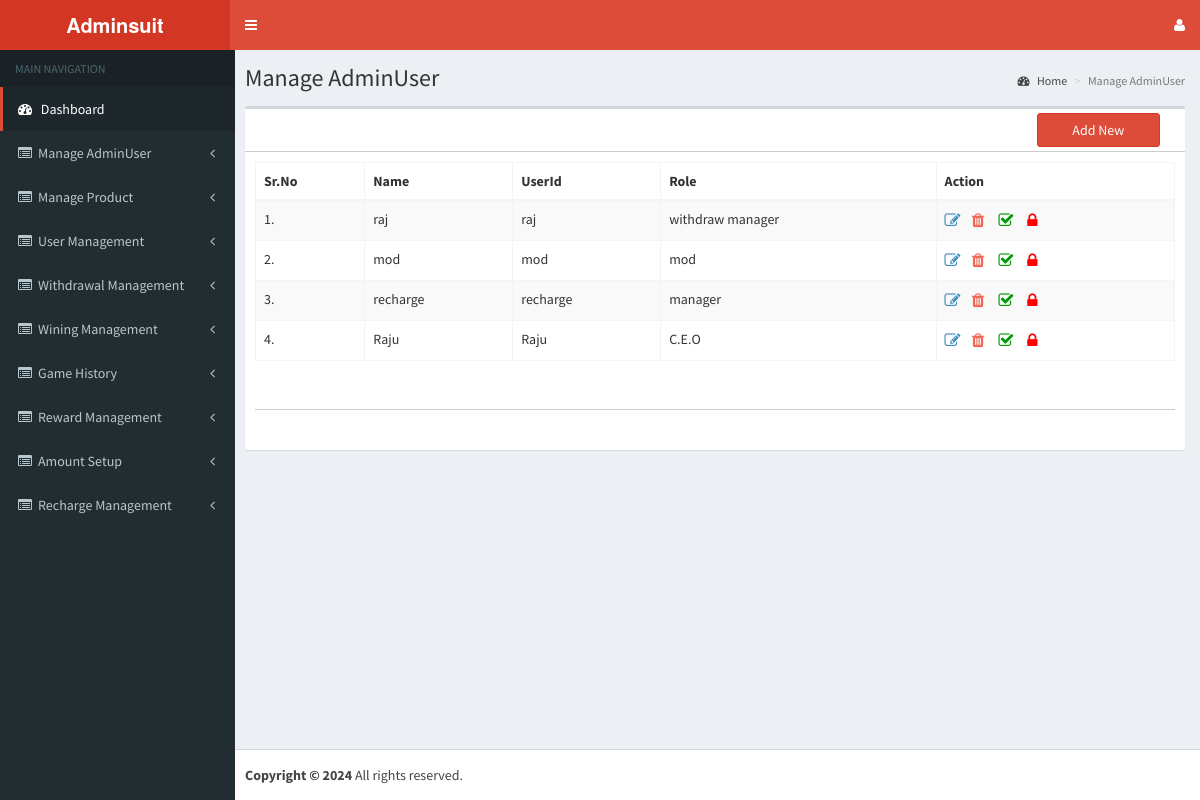
/admin/manage_adminuser.php (signed in), run on the app's committed database.
### tables this page shows
CREATE TABLE `services` (
  `id` int(11) NOT NULL,
  `services` varchar(255) NOT NULL,
  `url` varchar(255) NOT NULL,
  `status` varchar(255) NOT NULL
);

CREATE TABLE `role` (
  `id` int(11) NOT NULL,
  `role` varchar(255) NOT NULL,
  `created_date` timestamp NOT NULL DEFAULT current_timestamp(),
  `status` smallint(6) NOT NULL
);

### admin/include/connection.php (called while the page is built, shortened)
<?php
function encryptor($action, $string) {
  $output = false;
  $encrypt_method = "AES-256-CBC";
  $secret_key = 'muni';
  $secret_iv = 'muni123';
  $key = hash('sha256', $secret_key);
  $iv = substr(hash('sha256', $secret_iv), 0, 16);
  if( $action == 'encrypt' ) {
    $output = openssl_encrypt($string, $encrypt_method, $key, 0, $iv);
    $output = base64_encode($output);
  }
  else if( $action == 'decrypt' ){
    $output = openssl_decrypt(base64_decode($string), $encrypt_method, $key, 0, $iv);
  }
  return $output;
}
                                                                                            ?>

### admin/manage_adminuser.php (the view, shortened to what this page needs)
<!DOCTYPE html>
<html>
<head>
  <link rel="stylesheet" href="bootstrap/css/bootstrap.min.css">
  <link rel="stylesheet" href="css/font-awesome.min.css">
  <link rel="stylesheet" href="css/ionicons.min.css">
  <link rel="stylesheet" href="dist/css/AdminLTE.min.css">
  <link rel="stylesheet" href="dist/css/skins/_all-skins.min.css">
  <link rel="stylesheet" href="plugins/iCheck/flat/blue.css">
  <link rel="stylesheet" href="plugins/morris/morris.css">
  <link rel="stylesheet" href="plugins/jvectormap/jquery-jvectormap-1.2.2.css">
  <link rel="stylesheet" href="plugins/datepicker/datepicker3.css">
  <link rel="stylesheet" href="plugins/daterangepicker/daterangepicker-bs3.css">
  <link rel="stylesheet" href="plugins/bootstrap-wysihtml5/bootstrap3-wysihtml5.min.css">
<link rel="stylesheet" href="plugins/datatables/dataTables.bootstrap.css">
<link rel="stylesheet" href="plugins/select2/select2.min.css">
<link rel="stylesheet" href="plugins/iCheck/all.css">
     <link rel="stylesheet" href="css/app.css" id="maincss">
</head>
<body class="hold-transition skin-red sidebar-mini">
<div class="wrapper">
<?php include ("include/connection.php");?>
<?php include ("include/header.inc.php");?>
 <?php include ("include/navigation.inc.php");?>
  <div class="content-wrapper">
    <section class="content-header">
      <h1>Manage AdminUser</h1>
      <ol class="breadcrumb">
        <li><a href="desktop.php"><i class="fa fa-dashboard"></i> Home</a></li>
        <li class="active">Manage AdminUser</li>
      </ol>
    </section>
    <section class="content">
      <div class="row">
        <div class="col-xs-12">
          <div class="box">
            <div class="box-header box-header2">
             <div class="col-sm-10">
         </div>
              <div class="col-sm-2">
              <div class="pull-right-btn">
       <a href="add_AdminUser.php" class="btn btn-block btn-danger">Add New</a>
       </div>
       </div>
            </div>
            <div class="box-body">
            <form id="formID" name="formID" method="post" action="#" enctype="multipart/form-data">
              <table id="example1" class="table table-bordered table-striped">
                <thead>
                <tr>
                <th>Sr.No</th>
                  <th >Name</th>
                  <th>UserId</th>
                  <th>Role</th>
                  <th>Action</th>
                </tr>
                </thead>
                <tbody>
     <?php
  $Query=mysqli_query($con,"select * from `tbl_admin` order by id desc");
  $i=0;
  while($row=mysqli_fetch_array($Query)){$i++;
   ?>
                <tr>
                  <td><?php echo $i;?>.</td>
                  <td><?php echo @$row["name"]; ?></td>
              <td><?php echo @$row["admin_name"]; ?></td>
                 <td><?php
			   $role = mysqli_query($con,"SELECT * FROM `role` where `id`='".$row["role"]."'");
			   $row_role = mysqli_fetch_array( $role );
			  echo @$row_role["role"]; ?></td>
                   <td>
                   <?php
				   if(@$row["admin_name"]=='admin'){?> <?php }else{
				   ?>
                 <a href="add_AdminUser.php?id=<?php echo encryptor('encrypt', $row['id']); ?>" class="update-person" title="Edit"><i class="fa fa-edit" style="font-size:16px;"></i></a>&nbsp;&nbsp;&nbsp;
      <a href="javascript:void(0);" onClick="delete_row(<?php echo $row['id']; ?>)" class="update-person" style="color:#f56954; font-size:16px;" title="Delete"><i class="fa fa-trash"></i></a>
      <?php
	  if($row['status']==1){
	  ?>
      <a href="javascript:void(0);" onClick="Respond(<?php echo $row['id']; ?>)" class="update-person" style="color:#090; font-size:16px;" title="Active"><i class="fa fa-check-square-o"></i></a>
      <?php } else if($row['status']==0){?>
      &nbsp;&nbsp;&nbsp;
      <a href="javascript:void(0);" onClick="UnRespond(<?php echo $row['id']; ?>)" class="update-person" style="color:#f00; font-size:16px;" title="Inactive"><i class="fa fa-square-o"></i></a>
      <?php }}?>
  &nbsp;&nbsp;&nbsp; <a href="javascript:void(0);" onClick="resetpassword(<?php echo $row['id'];?>)" class="update-person" style="color:#f00; font-size:16px;" title="Reset Password"><i class="fa fa-lock"></i></a>
      </td>
                </tr>
        <?php }?>
                </tbody>
              </table>
              <div class="box-header box-header2" style="margin-bottom: 10px;">&nbsp; </div>
<div class="row">
<div class="col-sm-10"></div>
              <div class="col-sm-2">
            </div>
              </div>
              </form>
            </div>
          </div>
        </div>
      </div>
    </section>
  </div>
<?php include("include/footer.inc.php");?></div>
</body>
</html>

### admin/include/navigation.inc.php (shortened to what this page needs)
<aside class="main-sidebar">
  <section class="sidebar">
  <ul class="sidebar-menu">
    <li class="header">MAIN NAVIGATION</li>
    <?php $session_role=$_SESSION['role_id'];
    $url = basename($_SERVER['PHP_SELF']) . '';
    $chkurl=mysqli_query($con,"select `id`,`p_id` from `child_menu` where `url`='".$url."' and `status`='1'");
    $chkurl_result=mysqli_fetch_array($chkurl);
    $chk= $chkurl_result['p_id'];
    $valurl=mysqli_query($con,"SELECT * FROM `task` where `role_id`='".$session_role."' And task  like '%$chk%' and `status`='1'");
    $val_row=mysqli_num_rows($valurl);
    if($val_row=='0'){
      session_start();
      session_unset();
      session_destroy();
      header("location:index.php?msg1=notauthorized");
    }else{
      $task=mysqli_query($con,"select * from `task` where `role_id`='".$session_role."' and `status`='1'");
      $task_result=mysqli_fetch_array($task);
      $taskid=$task_result['task'];
      $parent=mysqli_query($con,"Select * from `services` where id in($taskid) And `status`='1'");
      while(@$parent_array=mysqli_fetch_array($parent)){
        if($parent_array['url']=='desktop.php'){
          ?>
          <li class="active treeview"> <a href="<?php echo $parent_array['url']; ?>"> <i class="fa fa-dashboard"></i> <span><?php echo $parent_array['services']; ?></span> </a></li>
        <?php }else{?>
          <li class="treeview"> <a href="<?php echo $parent_array['url']; ?>"> <i class="fa fa-list-alt"></i><span><?php echo $parent_array['services']; ?></span><i class="fa fa-angle-left pull-right"></i></a>
          </li>
        <?php }
      }}
      ?>
      <li>&nbsp;</li>
      <li>&nbsp;</li>
    </ul>
  </section><br />
</aside>

### data on the page
services: services "Dashboard"
services: services "Manage AdminUser"
services: services "Manage Product"
services: services "User Management"
services: services "Withdrawal Management"
services: services "Wining Management"
services: services "Game History"
services: services "Reward Management"
services: services "Amount Setup"
services: services "Recharge Management"
